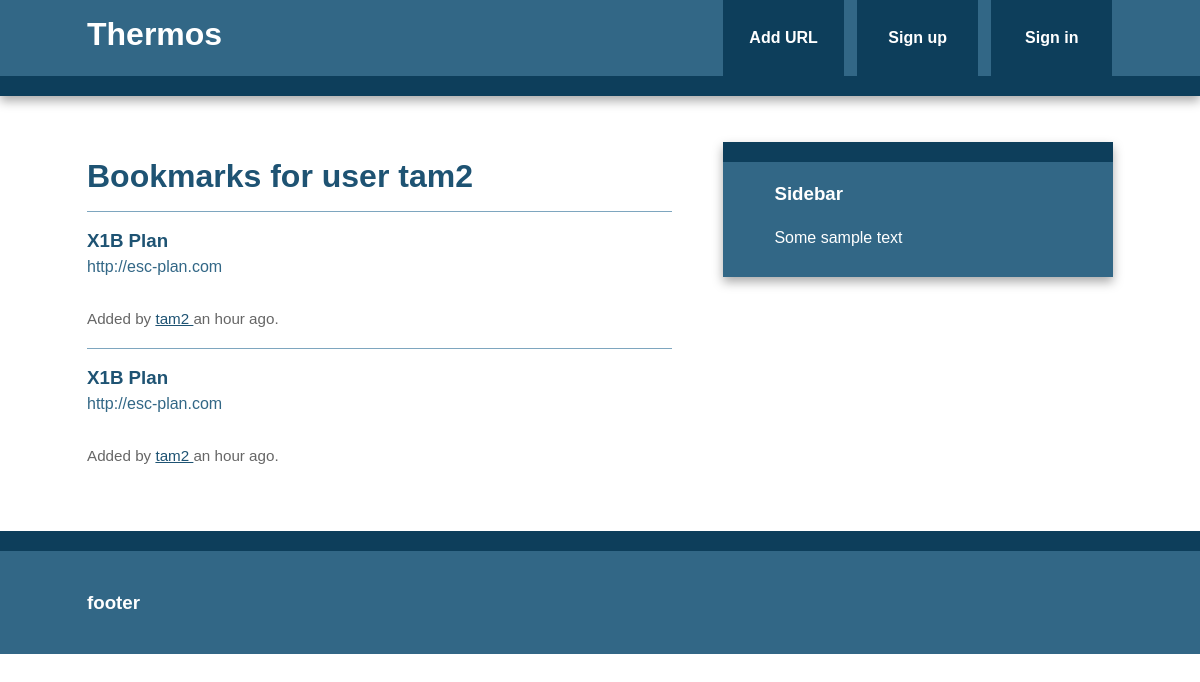
The app's page /user/tam2, older data.
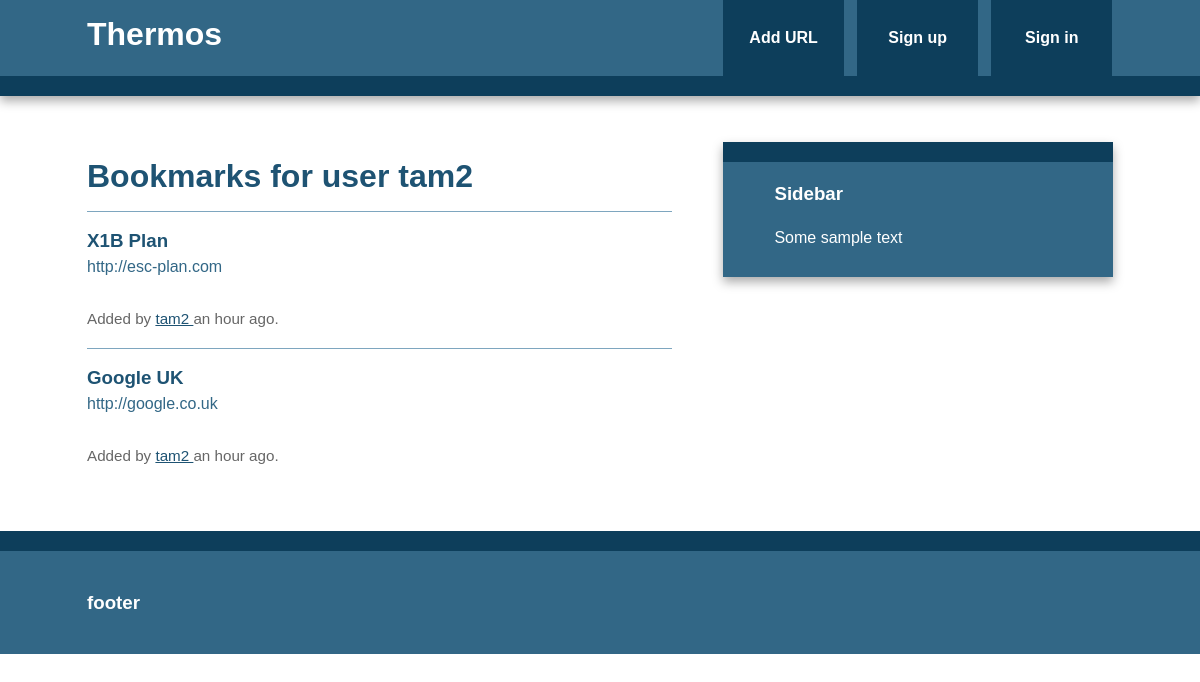
The same page, newer data.
### thermos/models.py (models this page shows, shortened)
class User(db.Model, UserMixin):
    id = db.Column(db.Integer, primary_key=True)
    username = db.Column(db.String(80), unique=True)
    email = db.Column(db.String(120), unique=True)
    bookmarks = db.relationship('Bookmark', backref='user', lazy='dynamic')
    password_hash = db.Column(db.String)
    @property
    def password(self):
        raise AttributeError('password: write-only field')

class Bookmark(db.Model):
    id = db.Column(db.Integer, primary_key=True)
    url = db.Column(db.Text, nullable=False)
    date = db.Column(db.DateTime, default=datetime.utcnow)
    description = db.Column(db.String(300))
    user_id = db.Column(db.Integer, db.ForeignKey('user.id'), nullable=False)

### thermos/views.py (the view)
@app.route('/user/<username>')
def user(username):
    user = User.query.filter_by(username=username).first_or_404()
    return render_template('user.html', user=user)

### thermos/templates/user.html (shortened to what this page needs)
{% extends "base.html" %}
{% block content %}
<article>
  <header>
    <h1>Bookmarks for user {{ user.username }}</h1>
      {% if user.bookmarks.count() > 0 %}
        {% with bookmarks = user.bookmarks %}
            {% include "bookmark_list.html" %}
        {% endwith %}
      {% else %}
        <li>This user has not added any bookmarks yet.</li>
      {% endif %}
  </header>
</article>
{% endblock %}

### thermos/templates/base.html (shortened to what this page needs)
<!doctype html>
<html class="no-js" lang="">
    <head>
        <link rel="stylesheet" href="{{ url_for('static', filename='css/normalize.min.css') }}">
        <link rel="stylesheet" href="{{ url_for('static', filename='css/main.css') }}">
    </head>
    <body>
        <div class="header-container">
            <header class="wrapper clearfix">
                <a href=" {{ url_for('index') }}"><h1 class="title">Thermos</h1></a>
                <nav>
                    <ul>
                        <li><a href="{{ url_for('add') }}">Add URL</a></li>
                        {% if current_user.is_authenticated() %}
                            <li><a href="{{ url_for('user', username=current_user.username) }}">My Links</a></li>
                            <li><a href="{{ url_for('logout') }}">Sign out</a></li>
                        {% else %}
                            <li><a href="{{ url_for('signup') }}">Sign up</a></li>
                            <li><a href="{{ url_for('login') }}">Sign in</a></li>
                        {% endif %}
                    </ul>
                </nav>
            </header>
        </div>
        <div class="main-container">
            <div class="main wrapper clearfix">
                {% block content %}
                {% endblock %}
                {% block sidebar %}
                <aside>
                    <h3>Sidebar</h3>
                    <p>Some sample text</p>
                </aside>
                {% endblock%}
            </div>
        </div>
        <div class="footer-container">
            <footer class="wrapper">
                <h3>footer</h3>
            </footer>
        </div>
    </body>
</html>

### thermos/templates/bookmark_list.html (shortened to what this page needs)
<ul class="bookmarks">
  {% for bookmark in bookmarks %}
    <li>
      <a class="header" href="{{ bookmark.url }}">
          <h3 class="description">
            {{ bookmark.description|truncate(50, killwords=True)}}
          </h3>
          <span class="url">
            {{ bookmark.url|truncate(50, killwords=True) }}
          </span>
      </a>
      <div class="info">
          <br>
          Added by <a href="{{ url_for('user', username=bookmark.user.username) }}">
            {{ bookmark.user.username }}
          </a>
          {{ moment(bookmark.date).fromNow() }}.
      </div>
    </li>
  {% endfor %}
</ul>

### thermos/static/css/main.css (style rules this page uses)
html { color: #222; font-size: 1em; line-height: 1.4; }
body { font: 16px/26px Helvetica, Helvetica Neue, Arial; }
.wrapper { width: 90%; margin: 0 5%; }
.header-container { border-bottom: 20px solid #0D3E5B; }
.footer-container, .main aside { border-top: 20px solid #0D3E5B; }
.header-container, .footer-container, .main aside { background: #326786; }
.title { color: white; }
nav ul { margin: 0; padding: 0; list-style-type: none; }
nav a { display: block; margin-bottom: 10px; padding: 15px 0; text-align: center; text-decoration: none; font-weight: bold; color: white; background: #0D3E5B; }
.main { padding: 30px 0; }
.main article h1 { font-size: 2em; }
.main aside { color: white; padding: 0px 5% 10px; }
.footer-container footer { color: white; padding: 20px 0; }
a, a:visited { color: #1E5373; }
h1, h2, h3, h4, h5, h6 { color: #1E5373; }
.main aside h3, footer h3 { color: white; }
ul.bookmarks { list-style: none none; padding-left: 0; }
ul.bookmarks li { padding-bottom: .5em; border-top: 1px solid #7EA6BF; padding: 1em 0; }
a.header { color: #326786; text-decoration: none; display: block; }
a.header h3 { margin: 0 0; }
div.info { font-size: .95em; color: #666666; }
@media only screen and (min-width: 480px) { nav a { float: left; width: 27%; margin: 0 1.7%; padding: 25px 2%; margin-bottom: 0; } }
@media only screen and (min-width: 480px) { nav li:first-child a { margin-left: 0; } }
@media only screen and (min-width: 480px) { nav li:last-child a { margin-right: 0; } }
@media only screen and (min-width: 480px) { nav ul li { display: inline; } }
@media only screen and (min-width: 768px) { .header-container, .main aside { -webkit-box-shadow: 0 5px 10px #aaa; -moz-box-shadow: 0 5px 10px #aaa; box-shadow: 0 5px 10px #aaa; } }
@media only screen and (min-width: 768px) { .title { float: left; } }
@media only screen and (min-width: 768px) { nav { float: right; width: 38%; } }
@media only screen and (min-width: 768px) { .main article { float: left; width: 57%; } }
@media only screen and (min-width: 768px) { .main aside { float: right; width: 28%; } }
@media only screen and (min-width: 1140px) { .wrapper { width: 1026px; margin: 0 auto; } }
.clearfix:before, .clearfix:after { content: " "; display: table; }
.clearfix:after { clear: both; }
.clearfix { *zoom: 1; }

Row changes from the older to the newer data that the page shows:
changed Bookmark: description "X1B Plan" → "Google UK"; url "http://esc-plan.com" → "http://google.co.uk"
